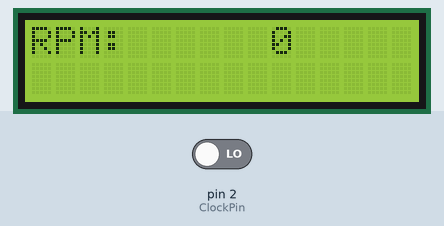
Recording of a sketch running on a simulated Arduino Nano, built with avr-gcc and run on an emulated ATmega328P. Parts: 16×2 character LCD. Inputs (shaded band) come from the test bench; at power-on: pin 2 (ClockPin) LOW.

Above: at 1.6 s.
1.7 s: pin 2 (ClockPin) driven HIGH
At 2.8 s:
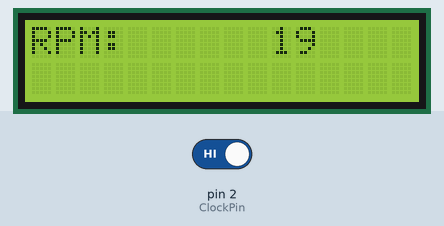
Timing chart, 0 to 4.7 s (numbered marks = the images above; inputs shaded):
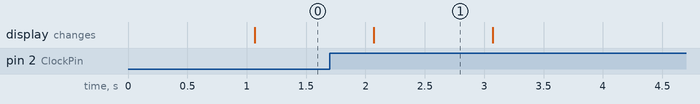

Measured:
- after the input at 1.7 s, the display: changes after 0.37 s (image 1)
- what the display in image 1 shows lasts 1.0 s, from 2.1 s to 3.1 s

The sketch:

Tachometer.ino
```cpp
#include <LiquidCrystal.h>
//define LCD Pins
int rs = 11;
int e = 12;
int d4 = 4;
int d5 = 5;
int d6 = 6;
int d7 = 7;
int contrastPin = 3; //This allows you you to use the LCD screen without a potentiometer
int contrast = 10; //Change LCD contrast using this
LiquidCrystal lcd(rs, e, d4, d5, d6, d7);
#define ClockPin 2 //defines Hall Sensor Pin
int pulsesPerRev = 3; //If you are using one magnet this is 1, if you are using 2 change it 2, etc.
int revolutions = 0;
int RPM = 0;
unsigned long startTime = 0;
unsigned long elapsedTime;


int minTrip = 1;


void setup() {
  // put your setup code here, to run once:
pinMode(ClockPin,INPUT);
analogWrite(contrastPin,contrast);
lcd.begin(16,2);
}

void loop() {
  // put your main code here, to run repeatedly:
revolutions = 0;
RPM = 0;
startTime = millis(); //how much time passed since last time
attachInterrupt(digitalPinToInterrupt(2),isr,RISING); //attach interrupt to begin counting number of revolutions
delay(1000); //During this delay, the number of rotations is counted by the interrupt
detachInterrupt(ClockPin); //detach interrupt to stop counting revolutions and process the data to be displayed

elapsedTime = millis()-startTime;

//The interrupt is detached so that the RPM data can be processed and displayed

if(revolutions>0){
  RPM = max(minTrip,revolutions)*60000/pulsesPerRev/elapsedTime;
}
lcd.clear();
lcd.setCursor(0,0);
lcd.print("RPM:");
lcd.setCursor(10,0);
lcd.print(RPM);
}

void isr(){
  revolutions++;
}

//IF USING OLD ARDUINO NANO USE MEGA328P (OLD BOOTLOADER), this is what worked for me
```
